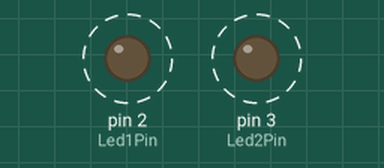
Recording of a sketch running on a simulated Arduino Uno, built with avr-gcc and run on an emulated ATmega328P. Parts: output pins drawn as LEDs (lit = HIGH). Dashed ring = blinking.

Above: at 0.12 s.
Timing chart, 0 to 3.0 s (numbered marks = the images above):
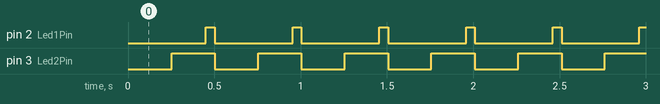

Measured:
- by itself, pin 2 (Led1Pin): alternates HIGH for 0.05 s and LOW for 0.45 s
- by itself, pin 3 (Led2Pin): alternates HIGH for 0.25 s and LOW for 0.25 s

The sketch:

3_Polling_Leds.ino
```cpp
// These variables store the flash pattern and the current state of the Led

int Led1Pin                =  2;      // the number of the Led pin
int Led1State              = LOW;     // LedState used to set the Led
long Led1OnTime            = 50;     // milliseconds on-time
long Led1OffTime           = 450;     // milliseconds off-time
unsigned long Led1Lasttime = 0;

int Led2Pin                =  3;      // the number of the Led pin
int Led2State              = LOW;     // LedState used to set the Led
long Led2OnTime            = 250;     // milliseconds on-time
long Led2OffTime           = 250;     // milliseconds off-time
unsigned long Led2Lasttime = 0;

void setup()
{
  Serial.begin(9600);
  pinMode(Led1Pin, OUTPUT);
  pinMode(Led2Pin, OUTPUT);
}

void loop()
{
  Led1();
  Led2();
}

void Led1() {
  if (Led1State == HIGH && (millis() - Led1Lasttime) > Led1OnTime)  {
    Led1State = LOW;  // Turn it off
    Led1Lasttime = millis();
    digitalWrite(Led1Pin, Led1State);  // Update the actual Led
  }
  if (Led1State == LOW && (millis() - Led1Lasttime) > Led1OffTime)  {
    Led1State = HIGH;  // Turn it on
    Led1Lasttime = millis();
    digitalWrite(Led1Pin, Led1State);  // Update the actual Led
  }
}

void Led2() {
  if (Led2State == HIGH && (millis() - Led2Lasttime) > Led2OnTime)  {
    Led2State = LOW;  // Turn it off
    Led2Lasttime = millis();
    digitalWrite(Led2Pin, Led2State);  // Update the actual Led
  }
  if (Led2State == LOW && (millis() - Led2Lasttime) > Led2OffTime)  {
    Led2State = HIGH;  // Turn it on
    Led2Lasttime = millis();
    digitalWrite(Led2Pin, Led2State);  // Update the actual Led
  }
}
```
